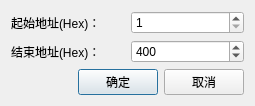
<?xml version="1.0" encoding="UTF-8"?>
<ui version="4.0">
 <class>ScanDevRangeDialog</class>
 <widget class="QDialog" name="ScanDevRangeDialog">
  <property name="geometry">
   <rect>
    <x>0</x>
    <y>0</y>
    <width>255</width>
    <height>101</height>
   </rect>
  </property>
  <property name="windowTitle">
   <string>Scan Node</string>
  </property>
  <layout class="QGridLayout" name="gridLayout">
   <item row="0" column="0">
    <layout class="QVBoxLayout" name="verticalLayout">
     <item>
      <layout class="QHBoxLayout" name="horizontalLayout_2">
       <item>
        <widget class="QLabel" name="label">
         <property name="text">
          <string>起始地址(Hex)：</string>
         </property>
        </widget>
       </item>
       <item>
        <widget class="QSpinBox" name="spinBoxStartAddr">
         <property name="minimum">
          <number>1</number>
         </property>
         <property name="maximum">
          <number>65535</number>
         </property>
         <property name="displayIntegerBase">
          <number>16</number>
         </property>
        </widget>
       </item>
      </layout>
     </item>
     <item>
      <layout class="QHBoxLayout" name="horizontalLayout_3">
       <item>
        <widget class="QLabel" name="label_2">
         <property name="text">
          <string>结束地址(Hex)：</string>
         </property>
        </widget>
       </item>
       <item>
        <widget class="QSpinBox" name="spinBoxEndAddr">
         <property name="minimum">
          <number>1</number>
         </property>
         <property name="maximum">
          <number>65535</number>
         </property>
         <property name="value">
          <number>1024</number>
         </property>
         <property name="displayIntegerBase">
          <number>16</number>
         </property>
        </widget>
       </item>
      </layout>
     </item>
     <item>
      <layout class="QHBoxLayout" name="horizontalLayout">
       <item>
        <spacer name="horizontalSpacer">
         <property name="orientation">
          <enum>Qt::Horizontal</enum>
         </property>
         <property name="sizeHint" stdset="0">
          <size>
           <width>40</width>
           <height>20</height>
          </size>
         </property>
        </spacer>
       </item>
       <item>
        <widget class="QPushButton" name="pushButtonConfirm">
         <property name="text">
          <string>确定</string>
         </property>
        </widget>
       </item>
       <item>
        <widget class="QPushButton" name="pushButtonCancel">
         <property name="text">
          <string>取消</string>
         </property>
        </widget>
       </item>
      </layout>
     </item>
    </layout>
   </item>
  </layout>
 </widget>
 <resources/>
 <connections/>
</ui>
